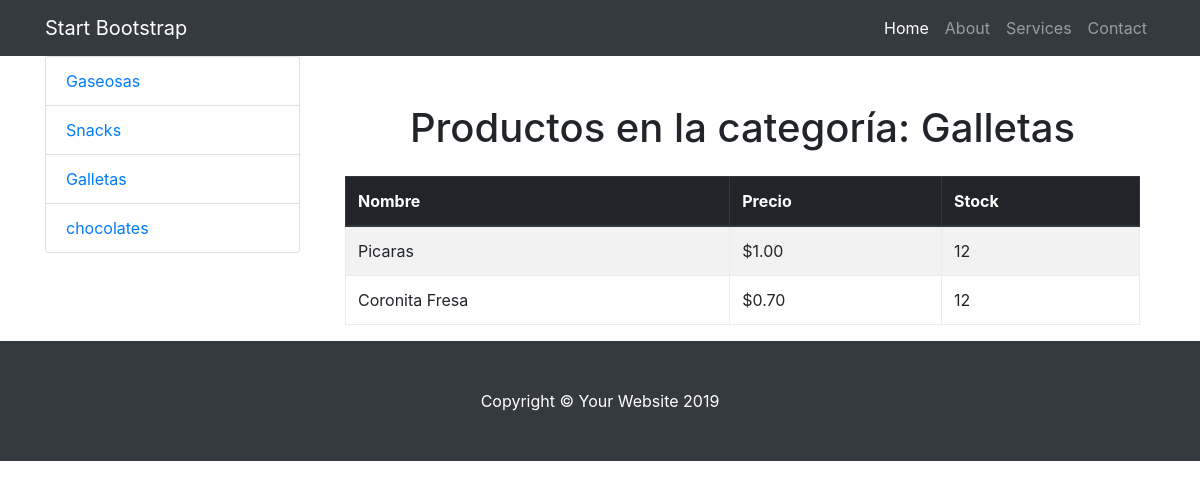
/tienda/categoria/3/, run on the app's committed database.
### tienda/models.py (models this page shows, shortened)
class Categoria(models.Model):
    nombre = models.CharField(max_length=200)
    pub_date = models.DateTimeField('fecha de registro',auto_now=True)

class Producto(models.Model):
    categoria = models.ForeignKey(Categoria,on_delete=models.CASCADE)
    nombre = models.CharField(max_length=200)
    precio = models.DecimalField(max_digits=6,decimal_places=2)
    stock = models.IntegerField(default=0)
    pub_date = models.DateTimeField('date published')

### tienda/views.py (the view)
# urls.py: path('categoria/<int:categoria_id>/', views.categoria_productos, name='categoria'),  # Vista de productos por categoría
def categoria_productos(request, categoria_id):
    categoria = get_object_or_404(Categoria, pk=categoria_id)
    productos = Producto.objects.filter(categoria=categoria)
    return render(request, 'categoria_productos.html', {'categoria': categoria, 'productos': productos})

### tienda/templates/categoria_productos.html (shortened to what this page needs)
{% extends "layout.html" %}
{% load static %}
{% block content %}
<div class="container mt-5">
    <h1 class="text-center">Productos en la categoría: {{ categoria.nombre }}</h1>
    <table class="table table-bordered table-striped mt-4">
        <thead class="thead-dark">
            <tr>
                <th>Nombre</th>
                <th>Precio</th>
                <th>Stock</th>
            </tr>
        </thead>
        <tbody>
            {% for producto in productos %}
                <tr>
                    <td>{{ producto.nombre }}</td>
                    <td>${{ producto.precio }}</td>
                    <td>{{ producto.stock }}</td>
                </tr>
            {% empty %}
                <tr>
                    <td colspan="3" class="text-center">No hay productos en esta categoría.</td>
                </tr>
            {% endfor %}
        </tbody>
    </table>
</div>
{% endblock %}

### tienda/static/css/shop.css (style rules this page uses)
body { padding-top: 54px; }
@media (min-width: 992px) { body { padding-top: 56px; } }

### data on the page
Categoria: nombre "Galletas"
Producto: nombre "Picaras", precio "1.00", stock "12"
Producto: nombre "Coronita Fresa", precio "0.70", stock "12"
